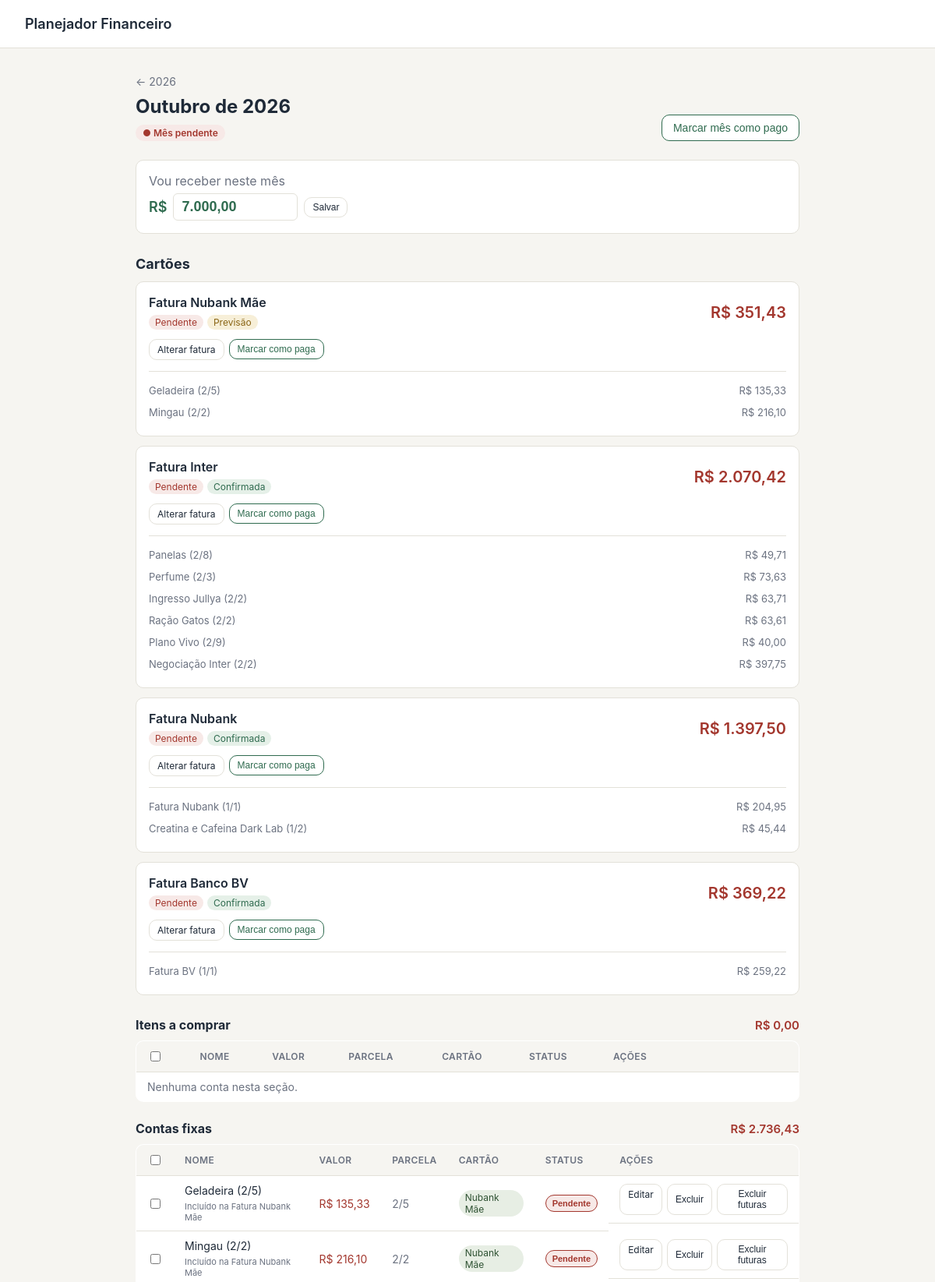
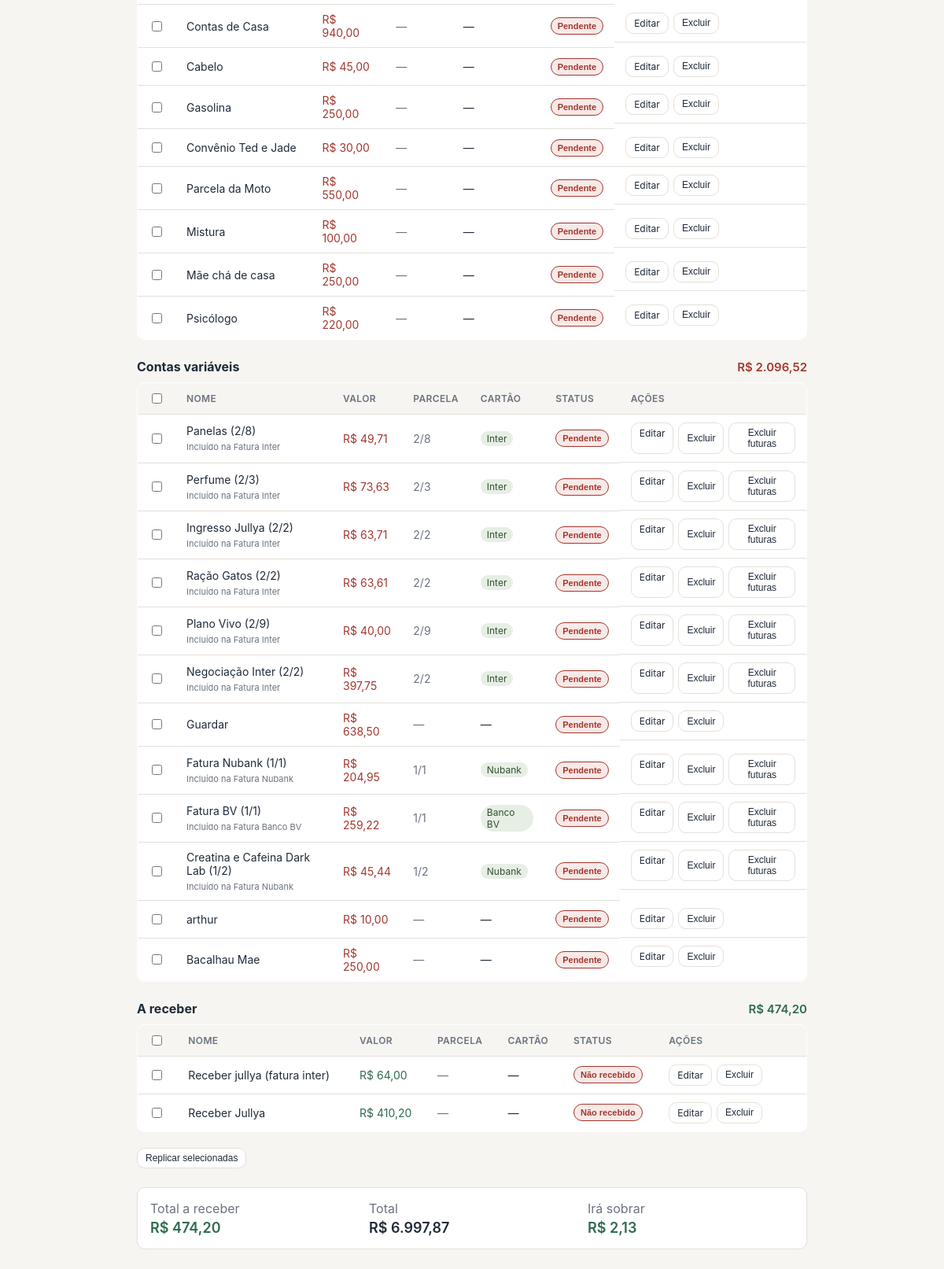
/mes/2026/10 (upper part), run on the app's committed database (2 pictures, top to bottom).
### tables this page shows
CREATE TABLE month_income (
            year INTEGER NOT NULL,
            month INTEGER NOT NULL,
            amount REAL NOT NULL,
            PRIMARY KEY (year, month)
        );

CREATE TABLE items (
            id INTEGER PRIMARY KEY AUTOINCREMENT,
            year INTEGER NOT NULL,
            month INTEGER NOT NULL,
            name TEXT NOT NULL,
            amount REAL NOT NULL,
            type TEXT NOT NULL
                CHECK(type IN ('fixa', 'variavel', 'receber')),
            group_id TEXT,
            installment_index INTEGER,
            installment_total INTEGER,
            created_at TEXT NOT NULL
        , link TEXT, card_id INTEGER, invoice_id INTEGER, is_invoice INTEGER NOT NULL DEFAULT 0, estimated INTEGER NOT NULL DEFAULT 0, paid INTEGER NOT NULL DEFAULT 0);

CREATE TABLE cards (
            id INTEGER PRIMARY KEY AUTOINCREMENT,
            name TEXT NOT NULL UNIQUE,
            created_at TEXT NOT NULL
        );

### app.py (the view)
@app.route("/mes/<int:year>/<int:month>")
def month_view(year, month):
    if month < 1 or month > 12:
        abort(404)
    items = fetch_month_items(
        year,
        month,
    )
    invoices = fetch_month_invoices(
        year,
        month,
    )
    totals = month_totals(
        year,
        month,
    )
    cards = get_cards()
    payment_status = month_payment_status(
        year,
        month,
    )
    item_groups, section_totals = group_month_items(items)
    income = get_month_income(
        year,
        month,
    )
    sobra = None
    if income is not None:
        sobra = income - totals["saldo"]
    return render_template(
        "month.html",
        year=year,
        month=month,
        month_name=month_name(month),
        income=income,
        sobra=sobra,
        items=items,
        item_groups=item_groups,
        section_totals=section_totals,
        invoices=invoices,
        cards=cards,
        totals=totals,
        payment_status=payment_status,
    )

### app.py (called while the page is built)
def get_db():
    if "db" not in g:
        g.db = sqlite3.connect(DB_PATH)
        g.db.row_factory = sqlite3.Row
        g.db.execute("PRAGMA foreign_keys = ON")
    return g.db

def brl(value):
    try:
        value = float(value or 0)
    except (TypeError, ValueError):
        value = 0.0
    s = f"{value:,.2f}"
    s = (
        s
        .replace(",", "X")
        .replace(".", ",")
        .replace("X", ".")
    )
    return f"R$ {s}"

def month_name(month):
    return MONTH_NAMES[month - 1]

def get_month_income(year, month):
    db = get_db()
    row = db.execute(
        """
        SELECT amount
        FROM month_income
        WHERE year = ?
          AND month = ?
        """,
        (
            year,
            month,
        ),
    ).fetchone()
    if row is None:
        return None
    return float(row["amount"] or 0)

def get_cards():
    db = get_db()
    return db.execute(
        """
        SELECT *
        FROM cards
        ORDER BY name
        """
    ).fetchall()

def fetch_month_items(year, month):
    db = get_db()
    return db.execute(
        """
        SELECT
            items.*,
            cards.name AS card_name,
            invoices.name AS invoice_name
        FROM items

        LEFT JOIN cards
            ON cards.id = items.card_id

        LEFT JOIN items AS invoices
            ON invoices.id = items.invoice_id

        WHERE items.year = ?
          AND items.month = ?

        ORDER BY
            items.is_invoice DESC,
            items.id
        """,
        (
            year,
            month,
        ),
    ).fetchall()

def fetch_month_invoices(year, month):
    db = get_db()
    return db.execute(
        """
        SELECT
            items.*,
            cards.name AS card_name
        FROM items

        JOIN cards
            ON cards.id = items.card_id

        WHERE items.year = ?
          AND items.month = ?
          AND items.is_invoice = 1

        ORDER BY items.id
        """,
        (
            year,
            month,
        ),
    ).fetchall()

### templates/month.html (shortened to what this page needs)
{% extends "base.html" %}
{% block content %}
  <div class="month-header">
<a
  class="back-link"
  href="{{ url_for('index', ano=year) }}"
>
  &#8592; {{ year }}
</a>
<div class="month-title-row">
  <div>
    <h1>{{ month_name }} de {{ year }}</h1>
    {% if payment_status.total > 0 %}
      {% if payment_status.is_paid %}
        <span class="payment-status payment-status-paid">
          ✓ Mês pago
        </span>
      {% else %}
        <span class="payment-status payment-status-pending">
          ● Mês pendente
        </span>
      {% endif %}
    {% else %}
      <span class="payment-status payment-status-empty">
        Nenhum lançamento
      </span>
    {% endif %}
  </div>
  {% if payment_status.total > 0 %}
    <form
      method="post"
      action="{{ url_for('toggle_month_paid', year=year, month=month) }}"
    >
      {% if payment_status.is_paid %}
        <button
          type="submit"
          class="btn payment-btn payment-btn-pending"
        >
          Marcar mês como pendente
        </button>
      {% else %}
        <button
          type="submit"
          class="btn payment-btn payment-btn-paid"
        >
          Marcar mês como pago
        </button>
      {% endif %}
    </form>
  {% endif %}
</div>
  </div>
  <form
    method="post"
    action="{{ url_for('set_month_income', year=year, month=month) }}"
    class="income-card"
  >
    <label
      for="income-amount"
      class="label"
    >
      Vou receber neste mês
    </label>
    <div class="income-row">
      <span class="income-prefix">R$</span>
      <input
        type="text"
        id="income-amount"
        name="amount"
        inputmode="decimal"
        placeholder="0,00"
        value="{{ (income | brl).replace('R$ ', '') if income is not none else '' }}"
      >
      <button
        type="submit"
        class="btn btn-small"
      >
        Salvar
      </button>
    </div>
  </form>
{% if invoices %}
<div class="invoices-section">
  <h2>Cartões</h2>
  {% for invoice in invoices %}
    <div class="invoice-card">
      <div class="invoice-header">
        <div>
          <div class="invoice-name">
            {{ invoice.name }}
          </div>
          <div class="invoice-status">
            {% if invoice.paid %}
              <span class="badge badge-positive">
                Paga
              </span>
            {% else %}
              <span class="badge badge-negative">
                Pendente
              </span>
            {% endif %}
            {% if invoice.estimated %}
              <span class="badge badge-warning">
                Previsão
              </span>
            {% else %}
              <span class="badge badge-positive">
                Confirmada
              </span>
            {% endif %}
          </div>
        </div>
        <div class="invoice-value">
          {{ invoice.amount | brl }}
        </div>
      </div>
      <div class="invoice-actions">
        <a
          class="btn btn-small"
          href="{{ url_for('edit_invoice', invoice_id=invoice.id) }}"
        >
          Alterar fatura
        </a>
        <form
          method="post"
          action="{{ url_for('toggle_item_paid', item_id=invoice.id) }}"
          class="inline-form"
        >
          {% if invoice.paid %}
            <button
              type="submit"
              class="btn btn-small payment-btn payment-btn-pending"
            >
              Marcar como pendente
            </button>
          {% else %}
            <button
              type="submit"
              class="btn btn-small payment-btn payment-btn-paid"
            >
              Marcar como paga
            </button>
          {% endif %}
        </form>
      </div>
      <div class="invoice-items">
        {% for item in items %}
          {% if item.invoice_id == invoice.id %}
            <div class="invoice-item">
              <span>
                {{ item.name }}
              </span>
              <span>
                {{ item.amount | brl }}
              </span>
            </div>
          {% endif %}
        {% endfor %}
      </div>
    </div>
  {% endfor %}
</div>
{% endif %}
{% macro item_section(title, section_items, section_type, section_total) %}
<div class="items-section">
  <div class="items-section-header">
    <h2>{{ title }}</h2>
    <span class="items-section-total {{ 'positive' if section_type == 'receber' else 'negative' }}">
      {{ section_total | brl }}
    </span>
  </div>
  <table class="items-table">
    <thead>
      <tr>
        <th>
          <input
            type="checkbox"
            class="select-all"
            aria-label="Selecionar todas de {{ title }}"
          >
        </th>
        <th>Nome</th>
        <th>Valor</th>
        <th>Parcela</th>
        <th>Cartão</th>
        <th>Status</th>
        <th>Ações</th>
      </tr>
    </thead>
    <tbody>
      {% for item in section_items %}
        <tr>
          <td>
            <input
              type="checkbox"
              name="item_ids"
              value="{{ item.id }}"
              class="item-checkbox"
            >
          </td>
          <td>
            <div>
              {{ item.name }}
            </div>
            {% if item.invoice_id %}
              <div class="item-invoice-info">
                Incluído na
                {{ item.invoice_name }}
              </div>
            {% endif %}
          </td>
          <td
            class="{{ 'positive' if item.type == 'receber' else 'negative' }}"
          >
            {{ item.amount | brl }}
          </td>
          <td class="muted">
            {% if item.installment_total %}
              {{ item.installment_index }}/{{ item.installment_total }}
            {% else %}
              &mdash;
            {% endif %}
          </td>
          <td>
            {% if item.card_name %}
              <span class="badge badge-card">
                {{ item.card_name }}
              </span>
            {% else %}
              &mdash;
            {% endif %}
          </td>
          <td>
            {% if item.type == 'receber' %}
              {% if item.paid %}
                <button
                  type="button"
                  class="status-button status-button-paid payment-toggle"
                  data-item-id="{{ item.id }}"
                  data-item-type="{{ item.type }}"
                  data-paid="1"
                  title="Clique para marcar como não recebido"
                >
                  ✓ Recebido
                </button>
              {% else %}
                <button
                  type="button"
                  class="status-button status-button-pending payment-toggle"
                  data-item-id="{{ item.id }}"
                  data-item-type="{{ item.type }}"
                  data-paid="0"
                  title="Clique para marcar como recebido"
                >
                  Não recebido
                </button>
              {% endif %}
            {% else %}
              {% if item.paid %}
                <button
                  type="button"
                  class="status-button status-button-paid payment-toggle"
                  data-item-id="{{ item.id }}"
                  data-item-type="{{ item.type }}"
                  data-paid="1"
                  title="Clique para marcar como pendente"
                >
                  ✓ Pago
                </button>
              {% else %}
                <button
                  type="button"
                  class="status-button status-button-pending payment-toggle"
                  data-item-id="{{ item.id }}"
                  data-item-type="{{ item.type }}"
                  data-paid="0"
                  title="Clique para marcar como pago"
                >
                  Pendente
                </button>
              {% endif %}
            {% endif %}
          </td>
          <td class="row-actions">
            <a
              class="btn btn-small"
              href="{{ url_for('edit_item', item_id=item.id) }}"
            >
              Editar
            </a>
            <button
              type="submit"
              formaction="{{ url_for('delete_item', item_id=item.id) }}"
              class="btn btn-small"
            >
              Excluir
            </button>
            {% if item.group_id %}
              <button
                type="submit"
                formaction="{{ url_for('delete_future_installments', item_id=item.id) }}"
                class="btn btn-small"
              >
                Excluir futuras
              </button>
            {% endif %}
          </td>
        </tr>
      {% else %}
        <tr>
          <td
            colspan="7"
            class="empty-row"
          >
            Nenhuma conta nesta seção.
          </td>
        </tr>
      {% endfor %}
    </tbody>
  </table>
</div>
{% endmacro %}
  <form
    method="post"
    action="{{ url_for('bulk_replicate_select') }}"
  >
{{ item_section(
  'Itens a comprar',
  item_groups.comprar,
  'variavel',
  section_totals.comprar
) }}
{{ item_section(
  'Contas fixas',
  item_groups.fixa,
  'fixa',
  section_totals.fixa
) }}
{{ item_section(
  'Contas variáveis',
  item_groups.variavel,
  'variavel',
  section_totals.variavel
) }}
{{ item_section(
  'A receber',
  item_groups.receber,
  'receber',
  section_totals.receber
) }}
<button
  type="submit"
  class="btn btn-small bulk-action-btn"
>
  Replicar selecionadas
</button>
  </form>
  <div class="totals-bar">
<div>
  <span class="label">
    Total a receber
  </span>
  <span class="value positive">
    {{ totals.receber | brl }}
  </span>
</div>
<div>
  <span class="label">
    Total
  </span>
  <span class="value">
    {{ totals.saldo | brl }}
  </span>
</div>
<div>
  <span class="label">
    Irá sobrar
  </span>
  {% if sobra is not none %}
    <span class="value {{ 'positive' if sobra >= 0 else 'negative' }}">
      {{ sobra | brl }}
    </span>
  {% else %}
    <span class="value muted">
      &mdash;
    </span>
  {% endif %}
</div>
  </div>
{% endblock %}

### data on the page
month_income: amount "7.000,00"
items: name "Fatura Nubank Mãe", paid "Pendente", estimated "Previsão", amount|brl "R$ 351,43"
items: name "Geladeira (2/5)", amount|brl "R$ 135,33", invoice_name "Fatura Nubank Mãe", installment_index "2", installment_total "5", card_name "Nubank Mãe"
items: name "Mingau (2/2)", amount|brl "R$ 216,10", invoice_name "Fatura Nubank Mãe", installment_index "2", installment_total "2", card_name "Nubank Mãe"
items: name "Fatura Inter", paid "Pendente", estimated "Confirmada", amount|brl "R$ 2.070,42"
items: name "Panelas (2/8)", amount|brl "R$ 49,71", invoice_name "Fatura Inter", installment_index "2", installment_total "8", card_name "Inter"
items: name "Perfume (2/3)", amount|brl "R$ 73,63", invoice_name "Fatura Inter", installment_index "2", installment_total "3", card_name "Inter"
items: name "Ingresso Jullya (2/2)", amount|brl "R$ 63,71", invoice_name "Fatura Inter", installment_index "2", installment_total "2", card_name "Inter"
items: name "Ração Gatos (2/2)", amount|brl "R$ 63,61", invoice_name "Fatura Inter", installment_index "2", installment_total "2", card_name "Inter"
items: name "Plano Vivo (2/9)", amount|brl "R$ 40,00", invoice_name "Fatura Inter", installment_index "2", installment_total "9", card_name "Inter"
items: name "Negociação Inter (2/2)", amount|brl "R$ 397,75", invoice_name "Fatura Inter", installment_index "2", installment_total "2", card_name "Inter"
items: name "Fatura Nubank", paid "Pendente", estimated "Confirmada", amount|brl "R$ 1.397,50"
items: name "Fatura Nubank (1/1)", amount|brl "R$ 204,95", invoice_name "Fatura Nubank", installment_index "1", installment_total "1", card_name "Nubank"
items: name "Creatina e Cafeina Dark Lab (1/2)", amount|brl "R$ 45,44", invoice_name "Fatura Nubank", installment_index "1", installment_total "2", card_name "Nubank"
items: name "Fatura Banco BV", paid "Pendente", estimated "Confirmada", amount|brl "R$ 369,22"
items: name "Fatura BV (1/1)", amount|brl "R$ 259,22", invoice_name "Fatura Banco BV", installment_index "1", installment_total "1", card_name "Banco BV"
items: name "Contas de Casa", amount|brl "R$ 940,00"
items: name "Cabelo", amount|brl "R$ 45,00"
items: name "Gasolina", amount|brl "R$ 250,00"
items: name "Convênio Ted e Jade", amount|brl "R$ 30,00"
items: name "Parcela da Moto", amount|brl "R$ 550,00"
items: name "Mistura", amount|brl "R$ 100,00"
items: name "Mãe chá de casa", amount|brl "R$ 250,00"
items: name "Psicólogo", amount|brl "R$ 220,00"
items: name "Guardar", amount|brl "R$ 638,50"
items: name "arthur", amount|brl "R$ 10,00"
items: name "Bacalhau Mae", amount|brl "R$ 250,00"
items: name "Receber jullya (fatura inter)", amount|brl "R$ 64,00"
items: name "Receber Jullya", amount|brl "R$ 410,20"

### other printed values
{{ year }} "2026"
{{ month_name }} "Outubro"
{{ title }} "Itens a comprar Contas fixas Contas variáveis A receber"
{{ section_total | brl }} "R$ 0,00 R$ 2.736,43 R$ 2.096,52 R$ 474,20"
{{ totals.receber | brl }} "R$ 474,20"
{{ totals.saldo | brl }} "R$ 6.997,87"
{{ sobra | brl }} "R$ 2,13"
